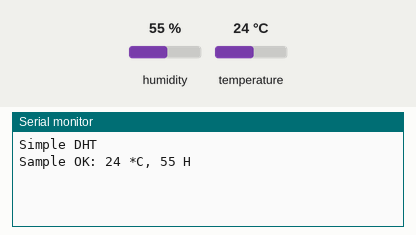
This sketch was run on a simulated ESP32-S2. On the bench: the last lines printed to the serial monitor. The test bench sets the inputs (shaded band); at power-on: humidity 55 %, temperature 24 °C.

Above: at 2.2 s.
2.3 s: humidity set to 22 %
At 3.0 s:
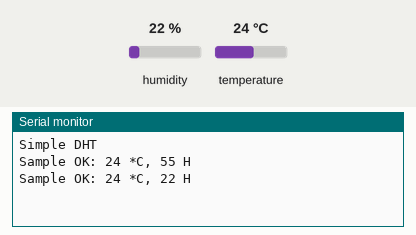
4.4 s: temperature set to 12 °C
At 6.3 s:
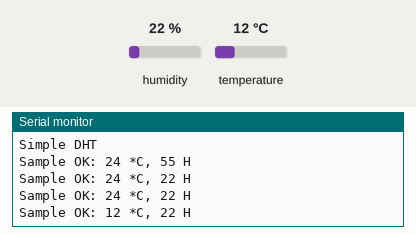
6.5 s: humidity set to 40 %
At 7.8 s:
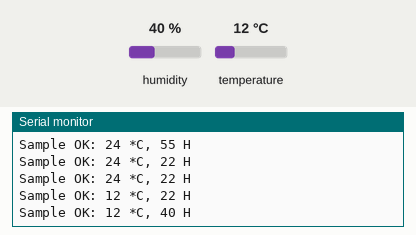
Timing chart, 0 to 9.5 s (numbered marks = the images above; inputs shaded):
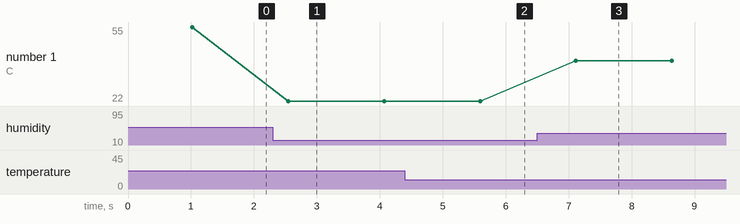

Measured:
- after the input at 2.3 s, the serial monitor: prints a new line after 0.25 s (image 1)
- after the input at 4.4 s, the serial monitor: prints a new line after 1.2 s (image 2)
- after the input at 6.5 s, the serial monitor: prints a new line after 0.62 s (image 3)
- plotted number 1: 55 → 22 after the input at 2.3 s, 22 → 40 after the input at 6.5 s

The sketch:

sketch.ino
```cpp
    #include <Arduino.h>
    #include <SimpleDHT.h>

    #define pinDHT 7 // SD3 pin signal sensor DHT

    byte temperature = 0;
    byte humidity = 0;

    SimpleDHT22 dht22(7); //instan sensor dht11

    void KelembabanSuhu()
    {
        int err = SimpleDHTErrSuccess;

        if ((err = dht22.read(&temperature, &humidity, NULL)) != SimpleDHTErrSuccess)
        {
            Serial.print("Pembacaan DHT22 gagal, err=");
            Serial.println(err);
            delay(1000);
            return;
        }

        Serial.print("Sample OK: ");
        Serial.print((int)temperature);

        Serial.print(" *C, ");
        Serial.print((int)humidity);
        Serial.println(" H");

        delay(1500);
    }

    void setup()
    {
        Serial.begin(115200);
        Serial.println("Simple DHT");
        delay(1000);
    }

    void loop()
    {
        KelembabanSuhu();
    }
```
